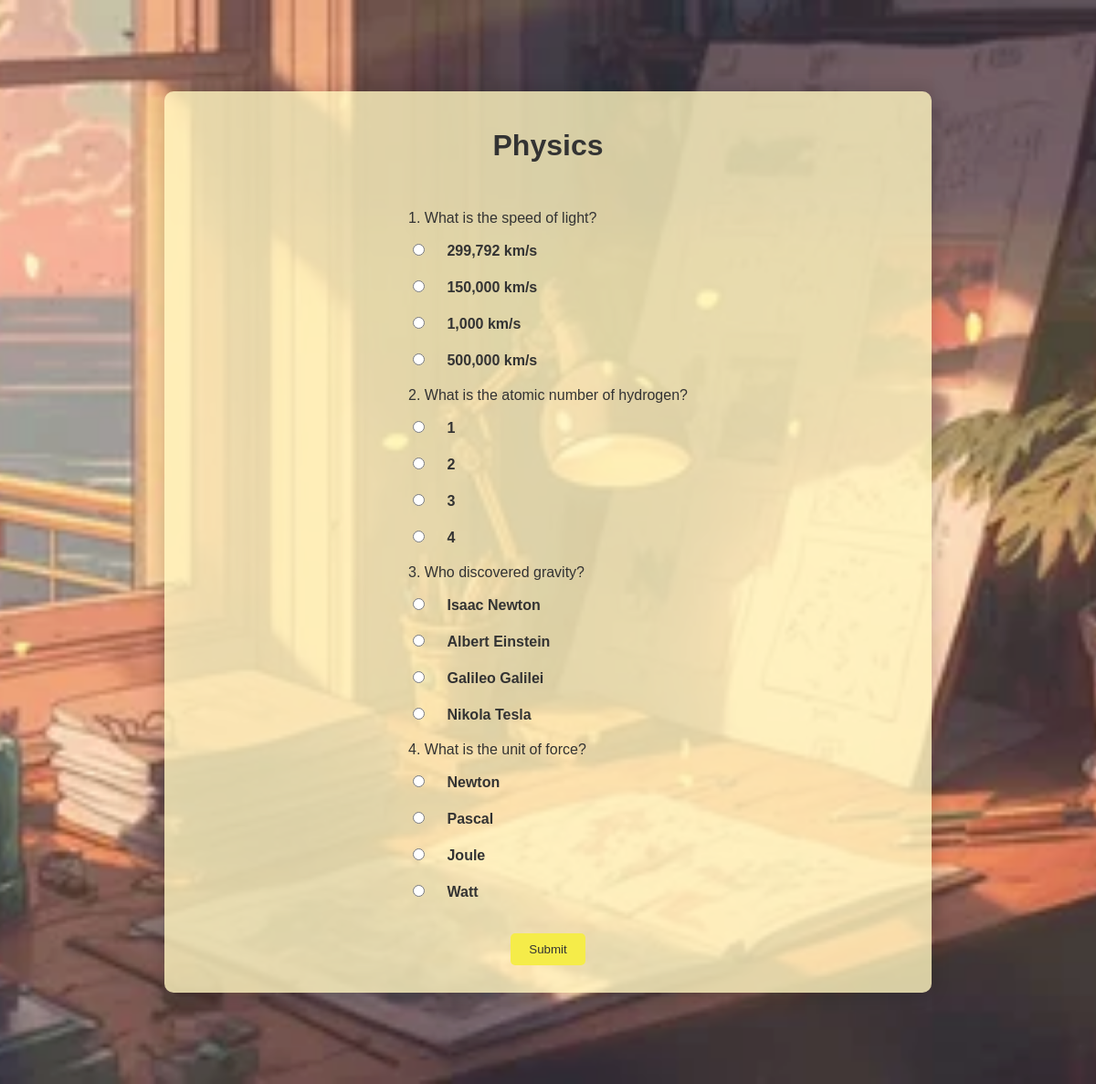
Screenshot of /quiz/3/ (signed in) with the database file from the repository.
### quiz_app/models.py (models this page shows, shortened)
class Quiz(models.Model):
    topic = models.ForeignKey(Topic, on_delete=models.CASCADE)
    title = models.CharField(max_length=200)

class Question(models.Model):
    quiz = models.ForeignKey(Quiz, on_delete=models.CASCADE)
    text = models.CharField(max_length=500)

class Answer(models.Model):
    question = models.ForeignKey(Question, on_delete=models.CASCADE)
    text = models.CharField(max_length=200)
    is_correct = models.BooleanField(default=False)

### quiz_app/views.py (the view)
# urls.py: path('quiz/<int:quiz_id>/', views.quiz_detail, name='quiz_detail'),
@login_required
def quiz_detail(request, quiz_id):
    quiz = get_object_or_404(Quiz, pk=quiz_id)
    questions = quiz.question_set.all()
    return render(request, 'quiz_app/quiz_detail.html', {'quiz': quiz, 'questions': questions})

### quiz_app/templates/quiz_app/quiz_detail.html (shortened to what this page needs)
{% load static %}
<!DOCTYPE html>
<html lang="en">
<head>
    <link rel="stylesheet" href="{% static 'css/styles.css' %}">
</head>
<body>
    <div class="background-container-detail">
        <img src="{% static 'images/quiz.webp' %}" alt="Background Image" class="background-image-detail">
    </div>
    <div class="container-detail">
        <h1>{{ quiz.title }}</h1>
        <form method="post" action="{% url 'quiz_answer' quiz.id %}">
            <ul>
                {% for question in questions %}
                    <li>
                        <p>{{ forloop.counter }}. {{ question.text }}</p>
                        <ul>
                            {% for answer in question.answer_set.all %}
                                <li>
                                    <input type="radio" id="answer_{{ answer.id }}" name="{{ question.id }}" value="{{ answer.id }}">
                                    <label for="answer_{{ answer.id }}">{{ answer.text }}</label>
                                </li>
                            {% endfor %}
                        </ul>
                    </li>
                {% endfor %}
            </ul>
            <button type="submit">Submit</button>
        </form>
    </div>
</body>
</html>

### quiz_app/static/css/styles.css (style rules this page uses)
body { font-family: Arial, sans-serif; margin: 0; padding: 0; position: relative; }
form { display: flex; flex-direction: column; align-items: center; }
label { margin-bottom: 10px; font-weight: bold; }
input[type="text"], input[type="password"], button { padding: 10px; margin-bottom: 10px; border: 1px solid #ccc; border-radius: 5px; text-align: center; }
button { background-color: #f9e366; color: #333; border: none; cursor: pointer; transition: background-color 0.3s ease; }
.background-container-detail { position: fixed; top: 0; left: 0; width: 100%; height: 100%; z-index: -1; }
.background-image-detail { width: 100%; height: 100%; object-fit: cover; opacity: 0.9; }
.container-detail { max-width: 800px; margin: 100px auto; padding: 20px; background-color: rgba(255, 246, 192, 0.8); border-radius: 10px; box-shadow: 0 0 20px rgba(0, 0, 0, 0.2); color: #333; }
.container-detail h1 { margin-bottom: 20px; text-align: center; }
.container-detail form { margin-top: 20px; }
.container-detail ul { list-style-type: none; padding: 0; }
.container-detail li { margin-bottom: 20px; }
.container-detail label { margin-left: 10px; }
.container-detail input[type="radio"] { margin-right: 10px; }
.container-detail button[type="submit"] { padding: 10px 20px; background-color: #f5ec49; color: #333; border: none; border-radius: 5px; cursor: pointer; transition: background-color 0.3s ease; }

### rows the page displays
Quiz: title "Physics"
Question: text "What is the speed of light?"
Answer: text "299,792 km/s"
Answer: text "150,000 km/s"
Answer: text "1,000 km/s"
Answer: text "500,000 km/s"
Question: text "What is the atomic number of hydrogen?"
Answer: text "1"
Answer: text "2"
Answer: text "3"
Answer: text "4"
Question: text "Who discovered gravity?"
Answer: text "Isaac Newton"
Answer: text "Albert Einstein"
Answer: text "Galileo Galilei"
Answer: text "Nikola Tesla"
Question: text "What is the unit of force?"
Answer: text "Newton"
Answer: text "Pascal"
Answer: text "Joule"
Answer: text "Watt"
